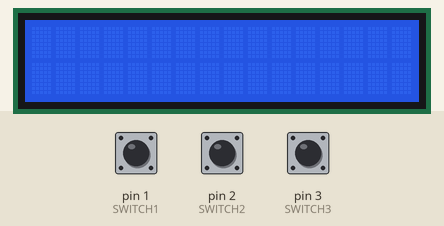
Recording of a sketch running on a simulated Arduino Uno, built with avr-gcc and run on an emulated ATmega328P. Shown: 16×2 character LCD. The inputs (shaded band) are chosen by the test bench; at power-on: pin 1 (SWITCH1) HIGH, pin 2 (SWITCH2) HIGH, pin 3 (SWITCH3) HIGH.

Above: at 1.2 s.
1.3 s: pin 1 (SWITCH1) pulled LOW for 0.15 s
At 1.41 s:
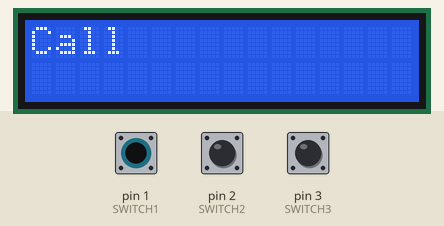
3.2 s: pin 2 (SWITCH2) pulled LOW for 1 s
At 3.31 s:
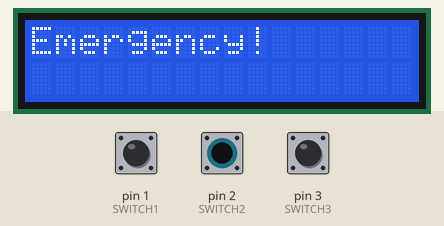
5.7 s: pin 3 (SWITCH3) pulled LOW for 3.2 s
At 6.05 s:
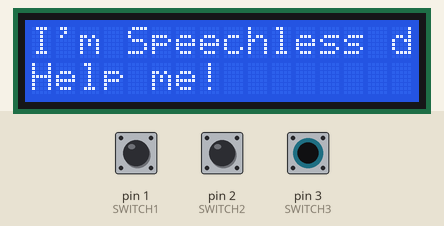
10.4 s: pin 1 (SWITCH1) pulled LOW for 3.2 s
At 10.72 s:
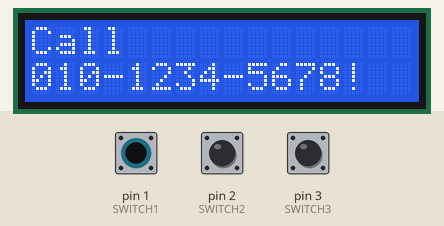
15.1 s: pin 2 (SWITCH2) pulled LOW for 3.2 s
At 15.42 s:
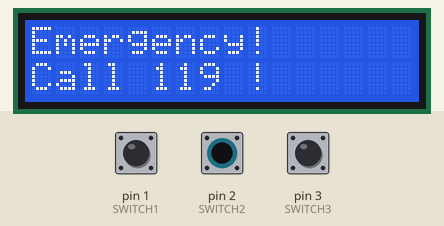
Timing chart, 0 to 18.1 s (numbered marks = the images above; inputs shaded):
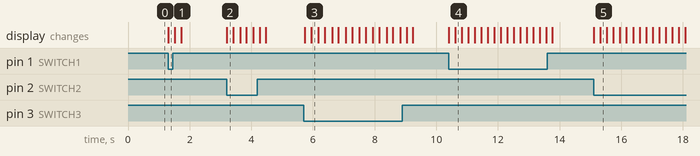

The sketch:

lcd_HelloWorld.ino
```cpp
#include <Wire.h>
#include <LiquidCrystal_I2C.h>

LiquidCrystal_I2C lcd(0x27, 16, 2);
int SWITCH1 = 1;
int SWITCH2 = 2;
int SWITCH3 = 3;

void setup()
{
  lcd.init();
  lcd.backlight();
  pinMode(SWITCH1, INPUT_PULLUP);
  pinMode(SWITCH2, INPUT_PULLUP);
  pinMode(SWITCH3, INPUT_PULLUP);

}

void loop()
{

  if (digitalRead(SWITCH1) == LOW){

      lcd.setCursor(0, 0);
      lcd.print("Call");
      delay(200);
      lcd.setCursor(0, 1);
      lcd.print("010-1234-5678!");
      delay(200);
    }

    else if (digitalRead(SWITCH2) == LOW){
      lcd.setCursor(0, 0);
      lcd.print("Emergency!");
      delay(200);
      lcd.setCursor(0, 1);
      lcd.print("Call 119 !");
      delay(200);
    }

    else if (digitalRead(SWITCH3) == LOW){
      lcd.setCursor(0, 0);
      lcd.print("I'm Speechless disorder, Help me!");
      delay(200);
      lcd.setCursor(0, 1);
      lcd.print("Help me!");
      delay(200);
    }

    lcd.clear();

}
```

Measured:
- after the input at 1.3 s, the display: changes at once (image 1)
- after the input at 3.2 s, the display: changes at once (image 2)
- after the input at 5.7 s, the display: first changes at once (image 3 shows a later state)
- after the input at 10.4 s, the display: first changes at once (image 4 shows a later state)
- after the input at 15.1 s, the display: first changes at once (image 5 shows a later state)
